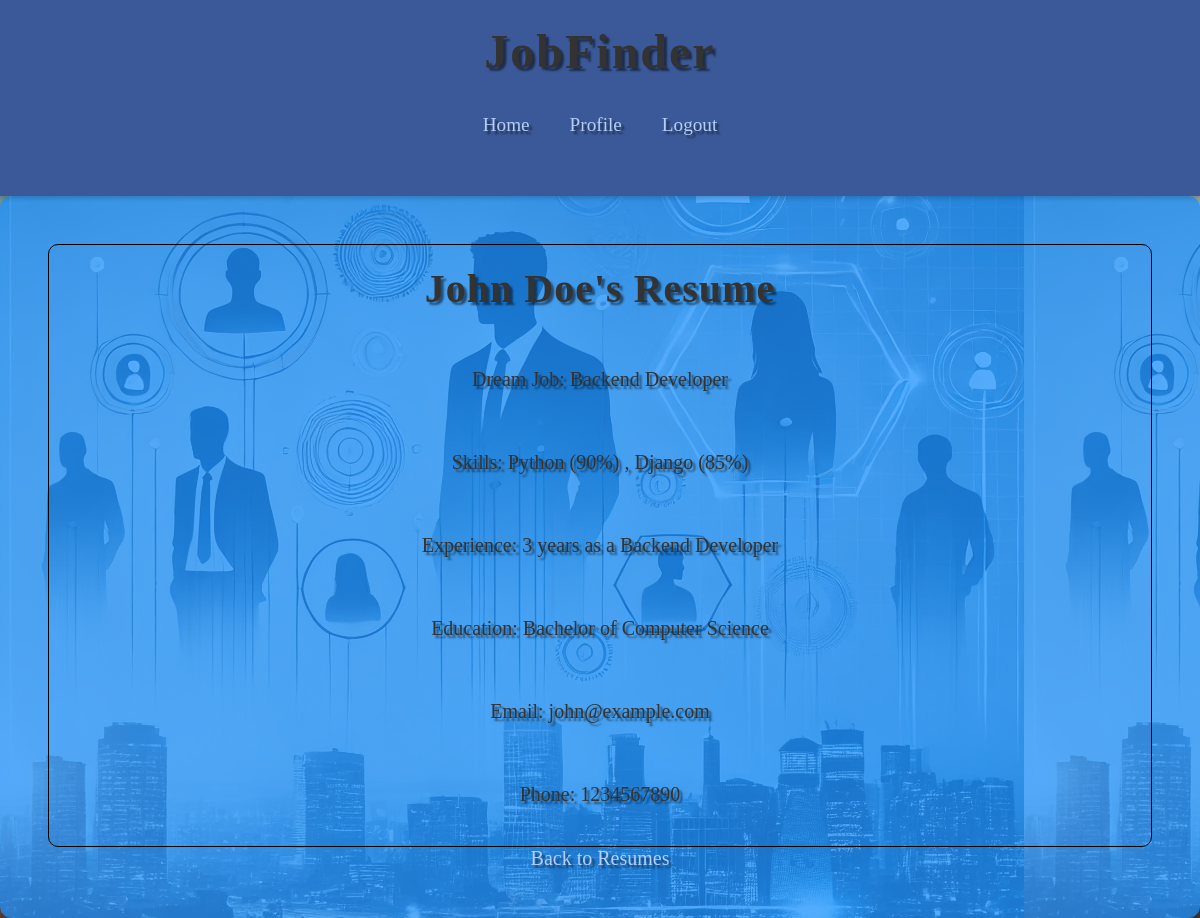
Screenshot of /resumes/1/ (signed in) with the database file from the repository.
### app/models.py (models this page shows, shortened)
class Resume(models.Model):
    dream_job = models.CharField(max_length=255)
    name = models.CharField(max_length=255)
    last_name = models.CharField(max_length=255)
    surname = models.CharField(max_length=255, blank=True,null=True)
    birth_date = models.DateField(blank=True,null=True)
    email = models.EmailField()
    phone = models.CharField(max_length=255)
    skills = models.ManyToManyField(Skill, related_name='resume')
    experience = models.TextField(blank=True,default='No experience')
    education = models.TextField(blank=True,default='No education')
    GENDER_CHOICES = (
        ('male', 'Male'),
        ('female', 'Female'),
        ('none', 'Prefer not to say'),
    )
    gender = models.CharField(max_length=255, blank=True, null=True, choices=GENDER_CHOICES)
    user = models.OneToOneField(User, on_delete=models.CASCADE, related_name='resume')

class Skill(models.Model):
    name = models.CharField(max_length=255)
    percent = models.PositiveIntegerField()

### app/views.py (the view)
# urls.py: path('resumes/<int:resume_id>/', views.ResumeDetailView.as_view(), name='resume_detail'),
@method_decorator(IsOwnerResumeOrStaff, name='dispatch')
class ResumeDetailView(DetailView):
    model = Resume
    template_name = 'app/resume_detail.html'
    pk_url_kwarg = 'resume_id'

### app/templates/app/resume_detail.html
{% extends 'base.html' %}
{% block content %}
        <div class="vacancy">
    <h1>{{ resume.name }} {{ resume.last_name }}'s Resume</h1>
    <p>Dream Job: {{ resume.dream_job }}</p>
    <p>Skills:
        {% for skill in resume.skills.all %}
            {{ skill.name }} ({{ skill.percent }}%) {% if not forloop.last %}, {% endif %}
        {% endfor %}
    </p>
    <p>Experience: {{ resume.experience }}</p>
    <p>Education: {{ resume.education }}</p>
    <p>Email: {{ resume.email }}</p>
    <p>Phone: {{ resume.phone }}</p>
        </div>
    <a class="a" href="{% url 'resume_list' %}">Back to Resumes</a>
{% endblock %}

### app/templates/base.html (shortened to what this page needs)
{% load static %}
<!DOCTYPE html>
<html lang="en">
<head>
    <link rel="stylesheet" href="{% static 'styles.css' %}">
</head>
<body style="background-image: url('{% static 'bg.webp' %}');">
    <header>
        <h1>JobFinder</h1>
        <nav>
            <ul>
                <li><a href="{% url 'start_page' %}">Home</a></li>
                {% if request.user.is_authenticated %}
                    <li><a href="{% url 'profile_page' %}">Profile</a></li>
                    <li><a href="{% url 'logout_page' %}">Logout</a></li>
                {% else %}
                    <li><a href="{% url 'login' %}">Login</a></li>
                    <li><a href="{% url 'register' %}">Sign Up</a></li>
                {% endif %}
            </ul>
        </nav>
    </header>
    <main>
        {% block content %}
        {% endblock %}
    </main>
</body>
</html>

### app/static/styles.css (style rules this page uses)
* { margin: 0; padding: 0; box-sizing: border-box; }
body { font-family: 'Arial', sans-serif; background-color: #f0f2f5; color: #333; margin: 0; padding: 0; }
header { background-color: #3b5998; color: #fff; padding: 1.5rem; text-align: center; box-shadow: 0 2px 5px rgba(0, 0, 0, 0.2); position: relative; }
header h1 { margin: 0; font-size: 3rem; letter-spacing: 2px; }
nav ul { list-style: none; padding: 0; display: flex; justify-content: center; margin: 1.5rem 0; }
nav ul li { margin: 0 20px; position: relative; }
nav ul li a { color: white; text-decoration: none; font-size: 1.2rem; transition: color 0.3s ease; }
nav ul li a::after { content: ''; display: block; height: 2px; width: 0; background-color: #fff; transition: width 0.3s ease; }
main { padding: 3rem; max-width: 1200px; margin: 0 auto; background-color: rgba(30, 144, 255, 0.75); border-radius: 12px; box-shadow: 0 8px 20px rgba(0, 0, 0, 0.1); animation: fadeIn 1s ease; }
h1 { margin-bottom: 1rem; color: #333; font-size: 2.5rem; font-weight: 600; letter-spacing: 1px; }
a { text-decoration: none; color: #3b5998; font-weight: 500; }
ul { list-style-type: none; padding-left: 0; }
ul li { padding: 10px 0; animation: slideUp 0.5s ease; }
ul li a { font-size: 1.2rem; color: #333; }
p { padding: 20px; }
.vacancy { display: flex; flex-direction: column; align-items: center; gap: 20px; padding: 20px; border: 1px solid black; width: 100%; border-radius: 10px; }
body { font-family: "Goudy Old Style", serif; font-size: 20px; text-shadow: 3px 3px 2px rgba(0, 0, 0, 0.5); }
a { color: #b3cefa !important; }
.a { display: block; text-align: center; }

### rows the page displays
Resume: name "John", last_name "Doe", dream_job "Backend Developer", experience "3 years as a Backend Developer", education "Bachelor of Computer Science", email "john@example.com", phone "1234567890"
Skill: name "Python", percent "90"
Skill: name "Django", percent "85"
